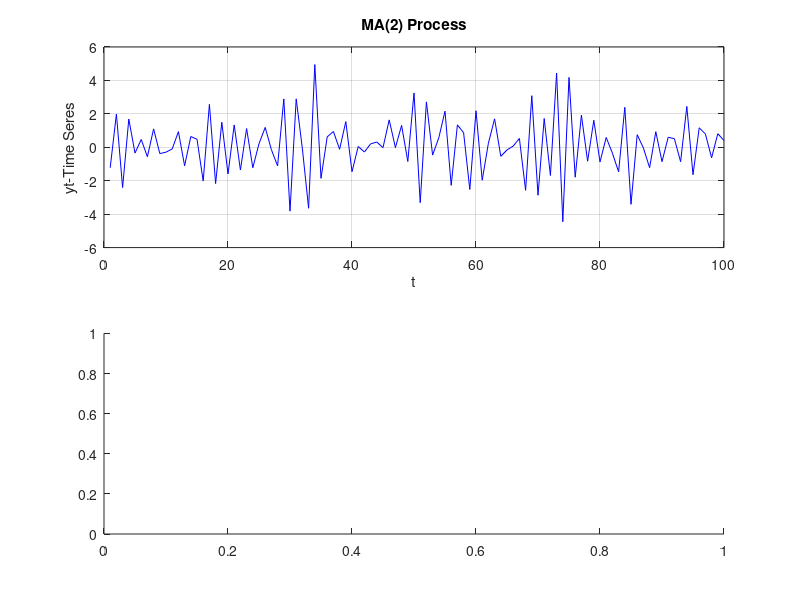

This chart was generated by the following MATLAB code: (Note: this script raises an error after producing the figure.)
%USAGE: dr_ACF_Plot

% Created by Prof. H. Bozdogan
%            Department of Business Analytics & Statistics
%            The University of Tennessee
%            Knoxville, TN, 37996, USA
%
%It is free for distribution. Used for Stat 575: Time Series Analysis
%Created: January 20, 2015. 

clear; 
clc; 
close all;

% Create an MA(2) process from a sequence of 100 Gaussian random numbers, then
% visually assess whether the ACF is effectively zero for lags > 2:
%
randn('state',0)               % Start from a known state.

x = randn(100,1);             % 100 Gaussian random numbers ~ N(0,1).
y = filter([1 -1 1] , 1 , x);  % Create an MA(2) process using the filter function


subplot(2,1,1);
plot(y,'b');
xlabel('t'); 
ylabel('yt-Time Seres');
title('MA(2) Process')
grid on;

subplot(2,1,2);

autocorr(y , [] , 2)         % Inspect the ACF with 95% confidence.

xlabel('Lags');
ylabel('Autocorrelations');

grid on;